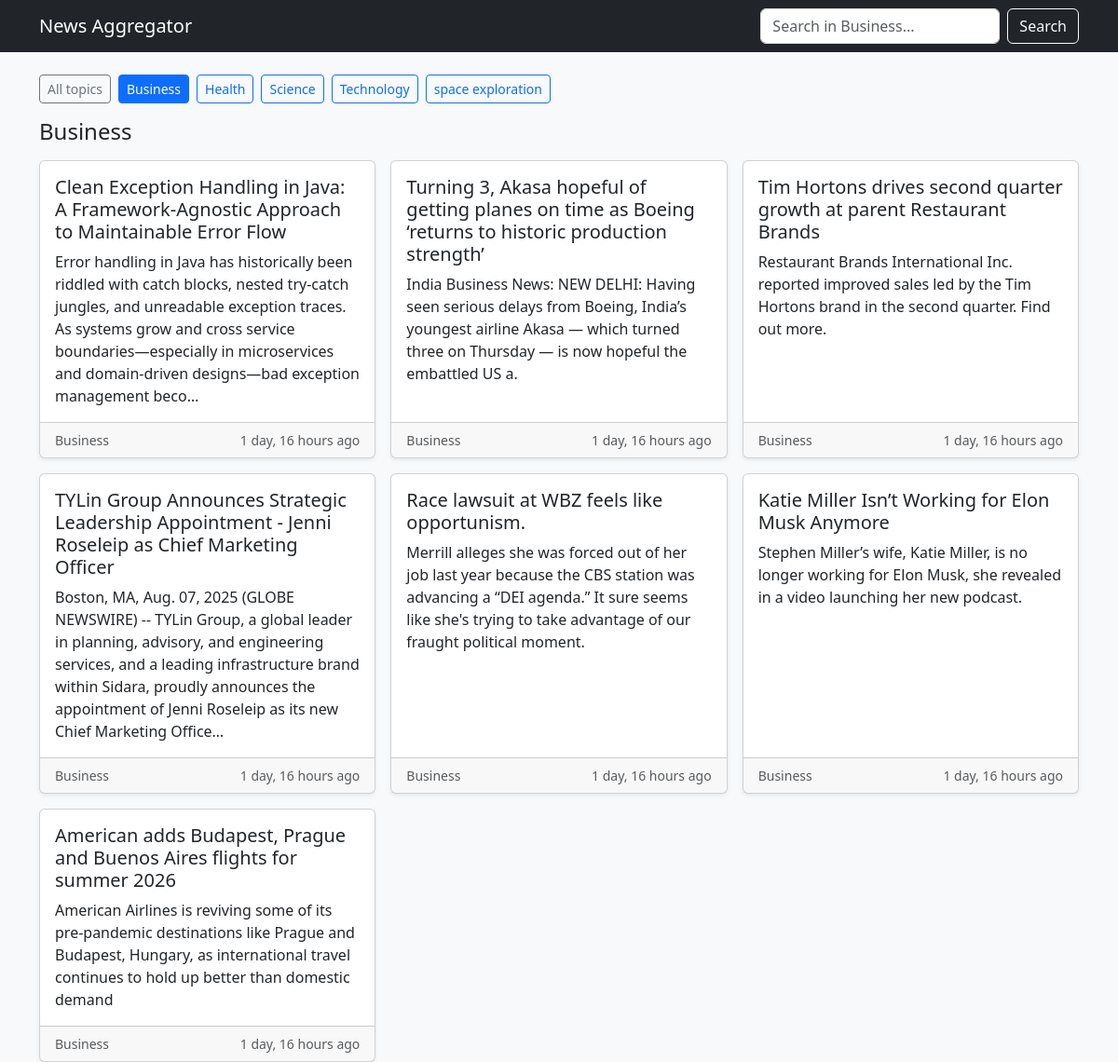
The page /topic/business/ on the database as committed earlier.
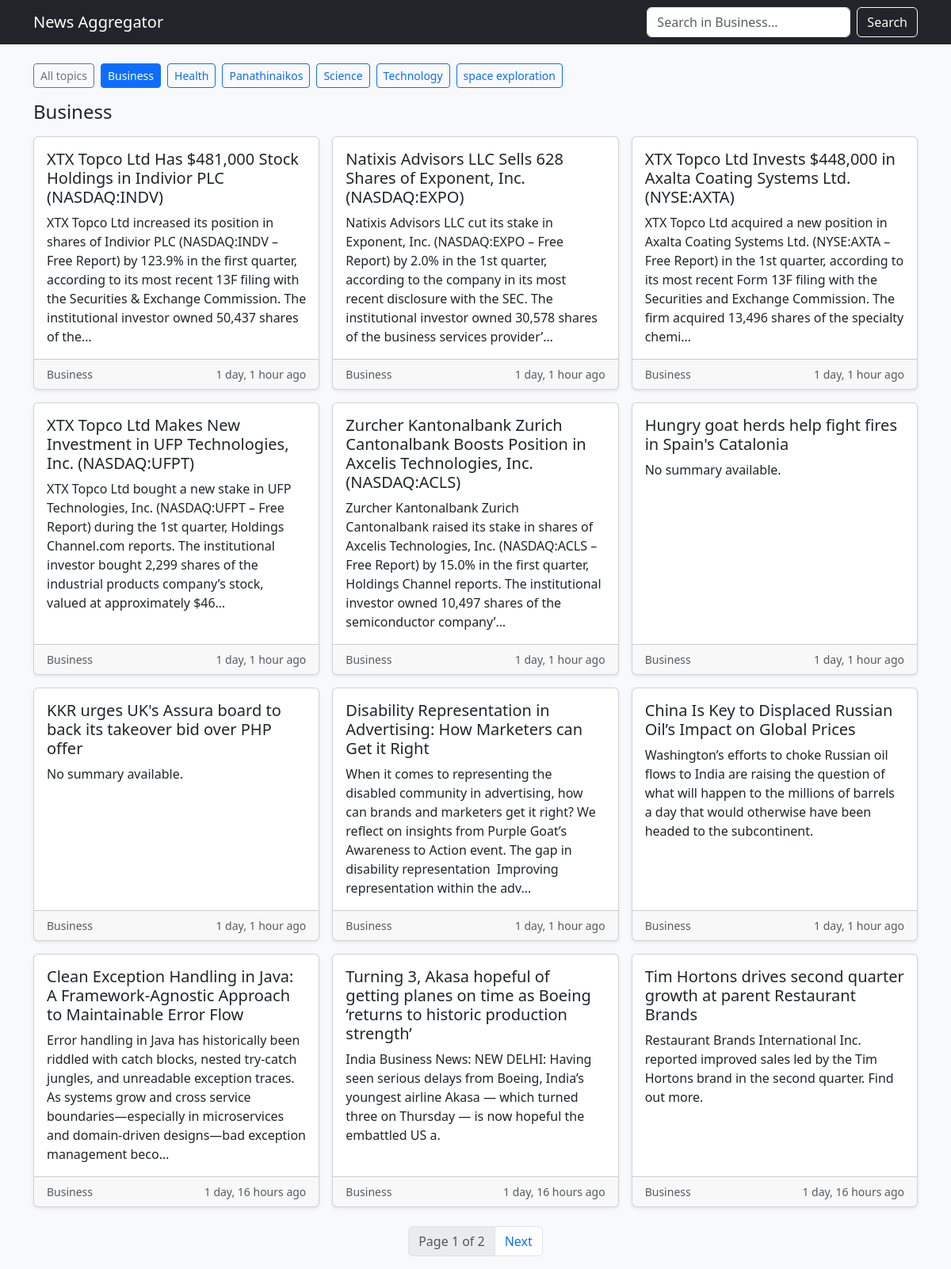
The same page on the database as committed later.
### core/models.py (models this page shows, shortened)
class Topic(models.Model):
    name = models.CharField(max_length=100, unique=True)
    slug = models.SlugField(max_length=120, unique=True, blank=True)

class Article(models.Model):
    topic = models.ForeignKey(Topic, on_delete=models.CASCADE, related_name='articles')
    title = models.CharField(max_length=255)
    url = models.URLField(unique=True)  # enforce no duplicates across topics
    summary = models.TextField(blank=True)
    published_at = models.DateTimeField()
    source_name = models.CharField(max_length=255, blank=True)
    class Meta:
        indexes = [
            models.Index(fields=['-published_at']),
        ]

### core/views.py (the view)
# urls.py: path('topic/<slug:slug>/', topic_detail, name='topic-detail'),
def topic_detail(request, slug):
    topics = Topic.objects.all().order_by('name')
    topic = get_object_or_404(Topic, slug=slug)
    qs = Article.objects.filter(topic=topic).order_by('-published_at')
    q = request.GET.get('q')
    if q:
        qs = qs.filter(Q(title__icontains=q) | Q(summary__icontains=q))
    paginator = Paginator(qs, 12)
    articles = paginator.get_page(request.GET.get('page'))
    return render(request, 'core/topic_detail.html', {
        'topics': topics,
        'topic': topic,
        'articles': articles,
    })

### core/templates/core/topic_detail.html (shortened to what this page needs)
{% load humanize %}
<!DOCTYPE html>
<html lang="en">
<head>
  <link href="https://cdn.jsdelivr.net/npm/bootstrap@5.3.3/dist/css/bootstrap.min.css" rel="stylesheet" />
</head>
<body class="bg-light">
<nav class="navbar navbar-expand-lg navbar-dark bg-dark mb-4">
  <div class="container">
    <a class="navbar-brand" href="{% url 'home' %}">News Aggregator</a>
    <form class="d-flex" method="get">
      <input class="form-control me-2" type="search" name="q"
             placeholder="Search in {{ topic.name }}..."
             value="{{ request.GET.q|default:'' }}">
      <button class="btn btn-outline-light" type="submit">Search</button>
    </form>
  </div>
</nav>
<div class="container">
  <div class="row mb-3">
    <div class="col">
      <div class="d-flex flex-wrap gap-2">
        <a class="btn btn-sm btn-outline-secondary" href="{% url 'home' %}">All topics</a>
        {% for t in topics %}
          <a class="btn btn-sm {% if t.id == topic.id %}btn-primary{% else %}btn-outline-primary{% endif %}"
             href="{% url 'topic-detail' t.slug %}{% if request.GET.q %}?q={{ request.GET.q }}{% endif %}">
             {{ t.name }}
          </a>
        {% endfor %}
      </div>
    </div>
  </div>
  <h1 class="h4 mb-3">{{ topic.name }}</h1>
  {% if articles %}
    <div class="row row-cols-1 row-cols-md-2 row-cols-lg-3 g-3">
      {% for a in articles %}
      <div class="col">
        <div class="card h-100 shadow-sm">
          <div class="card-body">
            <h5 class="card-title">
              <a href="{{ a.url }}" class="link-dark text-decoration-none" target="_blank" rel="noopener">
                {{ a.title }}
              </a>
            </h5>
            <p class="card-text">{{ a.summary|default:"No summary available." }}</p>
          </div>
          <div class="card-footer small text-muted d-flex justify-content-between">
            <span>
              {{ a.topic.name }}{% if a.source_name %} · {{ a.source_name }}{% endif %}
            </span>
            <span title="{{ a.published_at }}">{{ a.published_at|naturaltime }}</span>
          </div>
        </div>
      </div>
      {% endfor %}
    </div>
    {% if articles.paginator.num_pages > 1 %}
    <nav class="mt-4">
      <ul class="pagination justify-content-center">
        <li class="page-item disabled">
          <span class="page-link">Page {{ articles.number }} of {{ articles.paginator.num_pages }}</span>
        </li>
        {% if articles.has_next %}
          <li class="page-item">
            <a class="page-link" href="?page={{ articles.next_page_number }}{% if request.GET.q %}&q={{ request.GET.q }}{% endif %}">Next</a>
          </li>
        {% endif %}
      </ul>
    </nav>
    {% endif %}
  {% else %}
    <div class="alert alert-info">No articles found for this topic.</div>
  {% endif %}
</div>
</body>
</html>

Rows that differ between the two databases and show on the page:
no longer on this page (row unchanged): Article: title "TYLin Group Announces Strategic Leadership Appointment - Jenni Roseleip as Chief Marketing Officer", summary "Boston, MA, Aug. 07, 2025 (GLOBE NEWSWIRE) -- TYLin Group, a global leader in planning, advisory, and engineering services, and a leading infrastructure brand within Sidara, proudly announces the appointment of Jenni Roseleip as its new Chief Marketing Office…", topic.name "Business", published_at "1 day, 16 hours ago"
no longer on this page (row unchanged): Article: title "Race lawsuit at WBZ feels like opportunism.", summary "Merrill alleges she was forced out of her job last year because the CBS station was advancing a “DEI agenda.” It sure seems like she's trying to take advantage of our fraught political moment.", topic.name "Business", published_at "1 day, 16 hours ago"
no longer on this page (row unchanged): Article: title "Katie Miller Isn’t Working for Elon Musk Anymore", summary "Stephen Miller’s wife, Katie Miller, is no longer working for Elon Musk, she revealed in a video launching her new podcast.", topic.name "Business", published_at "1 day, 16 hours ago"
no longer on this page (row unchanged): Article: title "American adds Budapest, Prague and Buenos Aires flights for summer 2026", summary "American Airlines is reviving some of its pre-pandemic destinations like Prague and Budapest, Hungary, as international travel continues to hold up better than domestic demand", topic.name "Business", published_at "1 day, 16 hours ago"
added Topic: name "Panathinaikos"
added Article: title "XTX Topco Ltd Has $481,000 Stock Holdings in Indivior PLC (NASDAQ:INDV)", summary "XTX Topco Ltd increased its position in shares of Indivior PLC (NASDAQ:INDV – Free Report) by 123.9% in the first quarter, according to its most recent 13F filing with the Securities & Exchange Commission. The institutional investor owned 50,437 shares of the…", topic.name "Business", published_at "1 day, 1 hour ago"
added Article: title "Natixis Advisors LLC Sells 628 Shares of Exponent, Inc. (NASDAQ:EXPO)", summary "Natixis Advisors LLC cut its stake in Exponent, Inc. (NASDAQ:EXPO – Free Report) by 2.0% in the 1st quarter, according to the company in its most recent disclosure with the SEC. The institutional investor owned 30,578 shares of the business services provider’…", topic.name "Business", published_at "1 day, 1 hour ago"
added Article: title "XTX Topco Ltd Invests $448,000 in Axalta Coating Systems Ltd. (NYSE:AXTA)", summary "XTX Topco Ltd acquired a new position in Axalta Coating Systems Ltd. (NYSE:AXTA – Free Report) in the 1st quarter, according to its most recent Form 13F filing with the Securities and Exchange Commission. The firm acquired 13,496 shares of the specialty chemi…", topic.name "Business", published_at "1 day, 1 hour ago"
added Article: title "XTX Topco Ltd Makes New Investment in UFP Technologies, Inc. (NASDAQ:UFPT)", summary "XTX Topco Ltd bought a new stake in UFP Technologies, Inc. (NASDAQ:UFPT – Free Report) during the 1st quarter, Holdings Channel.com reports. The institutional investor bought 2,299 shares of the industrial products company’s stock, valued at approximately $46…", topic.name "Business", published_at "1 day, 1 hour ago"
added Article: title "Zurcher Kantonalbank Zurich Cantonalbank Boosts Position in Axcelis Technologies, Inc. (NASDAQ:ACLS)", summary "Zurcher Kantonalbank Zurich Cantonalbank raised its stake in shares of Axcelis Technologies, Inc. (NASDAQ:ACLS – Free Report) by 15.0% in the first quarter, Holdings Channel reports. The institutional investor owned 10,497 shares of the semiconductor company’…", topic.name "Business", published_at "1 day, 1 hour ago"
added Article: title "Hungry goat herds help fight fires in Spain's Catalonia", summary "No summary available.", topic.name "Business", published_at "1 day, 1 hour ago"
added Article: title "KKR urges UK's Assura board to back its takeover bid over PHP offer", summary "No summary available.", topic.name "Business", published_at "1 day, 1 hour ago"
added Article: title "Disability Representation in Advertising: How Marketers can Get it Right", summary "When it comes to representing the disabled community in advertising, how can brands and marketers get it right? We reflect on insights from Purple Goat’s Awareness to Action event. The gap in disability representation Improving representation within the adv…", topic.name "Business", published_at "1 day, 1 hour ago"
added Article: title "China Is Key to Displaced Russian Oil’s Impact on Global Prices", summary "Washington’s efforts to choke Russian oil flows to India are raising the question of what will happen to the millions of barrels a day that would otherwise have been headed to the subcontinent.", topic.name "Business", published_at "1 day, 1 hour ago"
Other text that changed with them:
{{ articles.number }}: (not shown) → "1"
{{ articles.paginator.num_pages }}: (not shown) → "2"
text now shown: "Page of Next"
